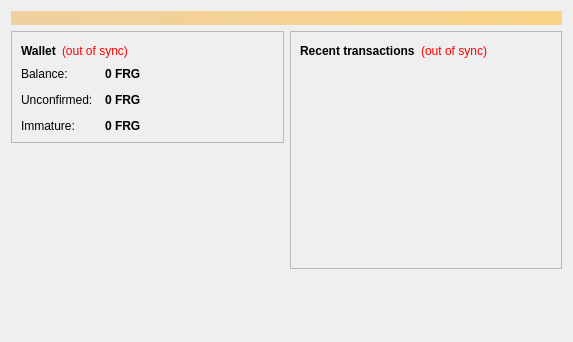
<?xml version="1.0" encoding="UTF-8"?>
<ui version="4.0">
 <class>OverviewPage</class>
 <widget class="QWidget" name="OverviewPage">
  <property name="geometry">
   <rect>
    <x>0</x>
    <y>0</y>
    <width>573</width>
    <height>342</height>
   </rect>
  </property>
  <property name="windowTitle">
   <string>Form</string>
  </property>
  <layout class="QVBoxLayout" name="topLayout">
   <item>
    <widget class="QLabel" name="labelAlerts">
     <property name="visible">
      <bool>false</bool>
     </property>
     <property name="styleSheet">
      <string notr="true">background-color: qlineargradient(x1: 0, y1: 0, x2: 1, y2: 0, stop:0 #F0D0A0, stop:1 #F8D488); color:#000000;</string>
     </property>
     <property name="wordWrap">
      <bool>true</bool>
     </property>
     <property name="margin">
      <number>3</number>
     </property>
    </widget>
   </item>
   <item>
    <layout class="QHBoxLayout" name="horizontalLayout" stretch="1,1">
     <item>
      <layout class="QVBoxLayout" name="verticalLayout_2">
       <item>
        <widget class="QFrame" name="frame">
         <property name="frameShape">
          <enum>QFrame::StyledPanel</enum>
         </property>
         <property name="frameShadow">
          <enum>QFrame::Raised</enum>
         </property>
         <layout class="QVBoxLayout" name="verticalLayout_4">
          <item>
           <layout class="QHBoxLayout" name="horizontalLayout_4">
            <item>
             <widget class="QLabel" name="label_5">
              <property name="font">
               <font>
                <weight>75</weight>
                <bold>true</bold>
               </font>
              </property>
              <property name="text">
               <string>Wallet</string>
              </property>
             </widget>
            </item>
            <item>
             <widget class="QLabel" name="labelWalletStatus">
              <property name="toolTip">
               <string>The displayed information may be out of date. Your wallet automatically synchronizes with the Frogcoin network after a connection is established, but this process has not completed yet.</string>
              </property>
              <property name="styleSheet">
               <string notr="true">QLabel { color: red; }</string>
              </property>
              <property name="text">
               <string notr="true">(out of sync)</string>
              </property>
              <property name="alignment">
               <set>Qt::AlignLeading|Qt::AlignLeft|Qt::AlignVCenter</set>
              </property>
             </widget>
            </item>
            <item>
             <spacer name="horizontalSpacer_2">
              <property name="orientation">
               <enum>Qt::Horizontal</enum>
              </property>
              <property name="sizeHint" stdset="0">
               <size>
                <width>40</width>
                <height>20</height>
               </size>
              </property>
             </spacer>
            </item>
           </layout>
          </item>
          <item>
           <layout class="QFormLayout" name="formLayout_2">
            <property name="fieldGrowthPolicy">
             <enum>QFormLayout::AllNonFixedFieldsGrow</enum>
            </property>
            <property name="horizontalSpacing">
             <number>12</number>
            </property>
            <property name="verticalSpacing">
             <number>12</number>
            </property>
            <item row="0" column="0">
             <widget class="QLabel" name="label">
              <property name="text">
               <string>Balance:</string>
              </property>
             </widget>
            </item>
            <item row="0" column="1">
             <widget class="QLabel" name="labelBalance">
              <property name="font">
               <font>
                <weight>75</weight>
                <bold>true</bold>
               </font>
              </property>
              <property name="cursor">
               <cursorShape>IBeamCursor</cursorShape>
              </property>
              <property name="toolTip">
               <string>Your current balance</string>
              </property>
              <property name="text">
               <string notr="true">0 FRG</string>
              </property>
              <property name="textInteractionFlags">
               <set>Qt::LinksAccessibleByMouse|Qt::TextSelectableByKeyboard|Qt::TextSelectableByMouse</set>
              </property>
             </widget>
            </item>
            <item row="1" column="0">
             <widget class="QLabel" name="label_3">
              <property name="text">
               <string>Unconfirmed:</string>
              </property>
             </widget>
            </item>
            <item row="1" column="1">
             <widget class="QLabel" name="labelUnconfirmed">
              <property name="font">
               <font>
                <weight>75</weight>
                <bold>true</bold>
               </font>
              </property>
              <property name="cursor">
               <cursorShape>IBeamCursor</cursorShape>
              </property>
              <property name="toolTip">
               <string>Total of transactions that have yet to be confirmed, and do not yet count toward the current balance</string>
              </property>
              <property name="text">
               <string notr="true">0 FRG</string>
              </property>
              <property name="textInteractionFlags">
               <set>Qt::LinksAccessibleByMouse|Qt::TextSelectableByKeyboard|Qt::TextSelectableByMouse</set>
              </property>
             </widget>
            </item>
            <item row="2" column="0">
             <widget class="QLabel" name="labelImmatureText">
              <property name="text">
               <string>Immature:</string>
              </property>
             </widget>
            </item>
            <item row="2" column="1">
             <widget class="QLabel" name="labelImmature">
              <property name="font">
               <font>
                <weight>75</weight>
                <bold>true</bold>
               </font>
              </property>
              <property name="toolTip">
               <string>Mined balance that has not yet matured</string>
              </property>
              <property name="text">
               <string notr="true">0 FRG</string>
              </property>
              <property name="textInteractionFlags">
               <set>Qt::LinksAccessibleByMouse|Qt::TextSelectableByKeyboard|Qt::TextSelectableByMouse</set>
              </property>
             </widget>
            </item>
           </layout>
          </item>
         </layout>
        </widget>
       </item>
       <item>
        <spacer name="verticalSpacer">
         <property name="orientation">
          <enum>Qt::Vertical</enum>
         </property>
         <property name="sizeHint" stdset="0">
          <size>
           <width>20</width>
           <height>40</height>
          </size>
         </property>
        </spacer>
       </item>
      </layout>
     </item>
     <item>
      <layout class="QVBoxLayout" name="verticalLayout_3">
       <item>
        <widget class="QFrame" name="frame_2">
         <property name="frameShape">
          <enum>QFrame::StyledPanel</enum>
         </property>
         <property name="frameShadow">
          <enum>QFrame::Raised</enum>
         </property>
         <layout class="QVBoxLayout" name="verticalLayout">
          <item>
           <layout class="QHBoxLayout" name="horizontalLayout_2">
            <item>
             <widget class="QLabel" name="label_4">
              <property name="text">
               <string>&lt;b&gt;Recent transactions&lt;/b&gt;</string>
              </property>
             </widget>
            </item>
            <item>
             <widget class="QLabel" name="labelTransactionsStatus">
              <property name="toolTip">
               <string>The displayed information may be out of date. Your wallet automatically synchronizes with the Frogcoin network after a connection is established, but this process has not completed yet.</string>
              </property>
              <property name="styleSheet">
               <string notr="true">QLabel { color: red; }</string>
              </property>
              <property name="text">
               <string notr="true">(out of sync)</string>
              </property>
              <property name="alignment">
               <set>Qt::AlignRight|Qt::AlignTrailing|Qt::AlignVCenter</set>
              </property>
             </widget>
            </item>
            <item>
             <spacer name="horizontalSpacer">
              <property name="orientation">
               <enum>Qt::Horizontal</enum>
              </property>
              <property name="sizeHint" stdset="0">
               <size>
                <width>40</width>
                <height>20</height>
               </size>
              </property>
             </spacer>
            </item>
           </layout>
          </item>
          <item>
           <widget class="QListView" name="listTransactions">
            <property name="styleSheet">
             <string notr="true">QListView { background: transparent; }</string>
            </property>
            <property name="frameShape">
             <enum>QFrame::NoFrame</enum>
            </property>
            <property name="verticalScrollBarPolicy">
             <enum>Qt::ScrollBarAlwaysOff</enum>
            </property>
            <property name="horizontalScrollBarPolicy">
             <enum>Qt::ScrollBarAlwaysOff</enum>
            </property>
            <property name="selectionMode">
             <enum>QAbstractItemView::NoSelection</enum>
            </property>
           </widget>
          </item>
         </layout>
        </widget>
       </item>
       <item>
        <spacer name="verticalSpacer_2">
         <property name="orientation">
          <enum>Qt::Vertical</enum>
         </property>
         <property name="sizeHint" stdset="0">
          <size>
           <width>20</width>
           <height>40</height>
          </size>
         </property>
        </spacer>
       </item>
      </layout>
     </item>
    </layout>
   </item>
  </layout>
 </widget>
 <resources/>
 <connections/>
</ui>
